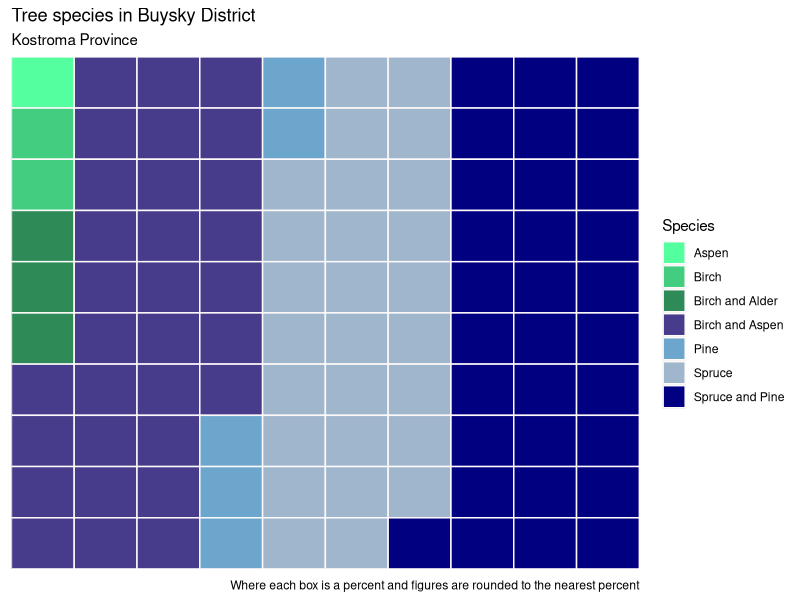
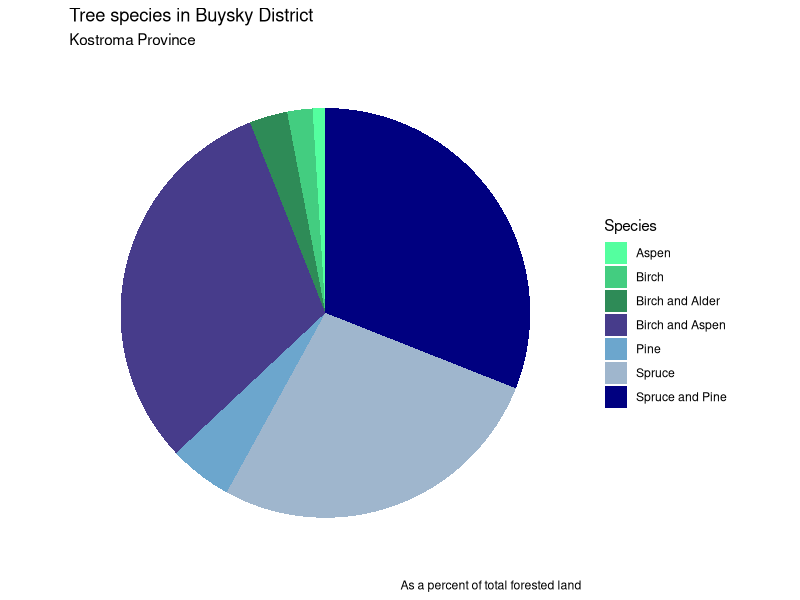

The R script that drew these images, in order:
## ---- chunk 1
knitr::opts_chunk$set(echo = FALSE, error = FALSE, message = FALSE, warning = FALSE)
library(readr)
library(tidyverse)
library(RColorBrewer)
library(ggrepel)
species_data <- read_csv("species.csv")

## ---- chunk 2

# Data prep for buysky district

buysky <- subset(species_data, district == "Buysky District", drop = FALSE) %>%
  filter(tree_species != "total_conifer") %>%
  filter(tree_species != "total_deciduous") %>%
  select(-type, -district) %>%
  mutate(total_trees = sum(quantity), percent_species =     round((quantity*100/total_trees)))%>%
  select(tree_species, percent_species) %>%
  spread(tree_species, percent_species) 

# To get us to 100 round up from .4

buysky$aspen <- 1

kologrivsky <- subset(species_data, district == "Kologrivsky District", drop = FALSE) 
vetluzhsky <- subset(species_data, district == "Vetluzhsky District", drop = FALSE) 
varnavinsky <- subset(species_data, district == "Varnavinsky District", drop = FALSE) 
makaryevsky <- subset(species_data, district == "Makaryevsky District", drop = FALSE) 
soligalichsky <- subset(species_data, district == "Soligalichsky District", drop = FALSE) 
chukhlomsky <- subset(species_data, district == "Chukhlomsky District", drop = FALSE) 
galichsky <- subset(species_data, district == "Galichsky District", drop = FALSE) 
kineshmasky <- subset(species_data, district == "Kineshmasky District", drop = FALSE) 
kostromsky <- subset(species_data, district == "Kostromsky District", drop = FALSE) 
yurevetsky <- subset(species_data, district == "Yurevetsky District", drop = FALSE) 
nerekhtsky <- subset(species_data, district == "Nerekhtsky District", drop = FALSE) 



## ---- chunk 3
nrows <- 10
df_buysky <- expand.grid(y = 1:nrows, x = 1:nrows)
df_buysky$category <- factor(rep(names(buysky), buysky))

cols <- c("seagreen1", "seagreen3", "seagreen4", "slateblue4", "skyblue3", "slategray3", "navy")

ggplot(df_buysky, aes( x = x, y = y , fill = category)) +
  geom_tile(color = "snow1", size = 0.5) +
  scale_x_continuous(expand = c(0, 0)) +
  scale_y_continuous(expand = c(0, 0), trans = 'reverse') +
  theme(axis.text = element_blank(),
        axis.ticks = element_blank()) +
  labs(x = NULL, 
       y = NULL, 
       title = "Tree species in Buysky District",
       subtitle = "Kostroma Province",
       caption = "Where each box is a percent and figures are rounded to the nearest percent") +
  guides(fill = guide_legend(title = "Species")) +
  scale_fill_manual(labels = c("Aspen", "Birch", "Birch and Alder", "Birch and Aspen", "Pine", "Spruce", "Spruce and Pine"), values = cols) 

## ---- chunk 4
pie_buysky <- buysky %>%
  gather(key, value) %>%
  filter(value > 0)

ggplot(pie_buysky, aes(x = "", y=value, fill = factor(key))) + 
  
  geom_bar(width = 1, stat = "identity") +
  
  theme(axis.line = element_blank(), 
        plot.title = element_text(hjust=0),
        axis.ticks = element_blank(),
        axis.text = element_blank(),
        panel.background = element_blank(),
        panel.grid = element_blank()) + 
  
  labs(fill="key", 
       x=NULL, 
       y=NULL, 
       title="Tree species in Buysky District", 
       subtitle = "Kostroma Province",
       caption="As a percent of total forested land") +
   
  coord_polar(theta = "y", start=0) +
  
  # geom_text_repel(aes(label = paste0(round(value), "%")
  #                     ), 
  #               hjust = 0) +
  
  guides(fill = guide_legend(title = "Species")) +
  
  scale_fill_manual(
    labels = c("Aspen", "Birch", "Birch and Alder", "Birch and Aspen", "Pine", "Spruce", "Spruce and Pine"), 
    values = cols) 
